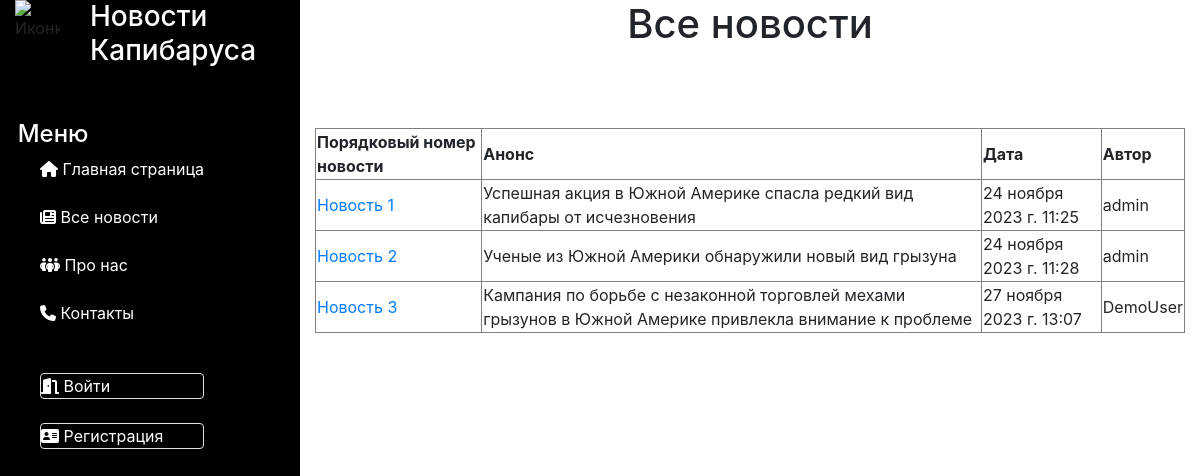
Before: /news/ with the older database file.
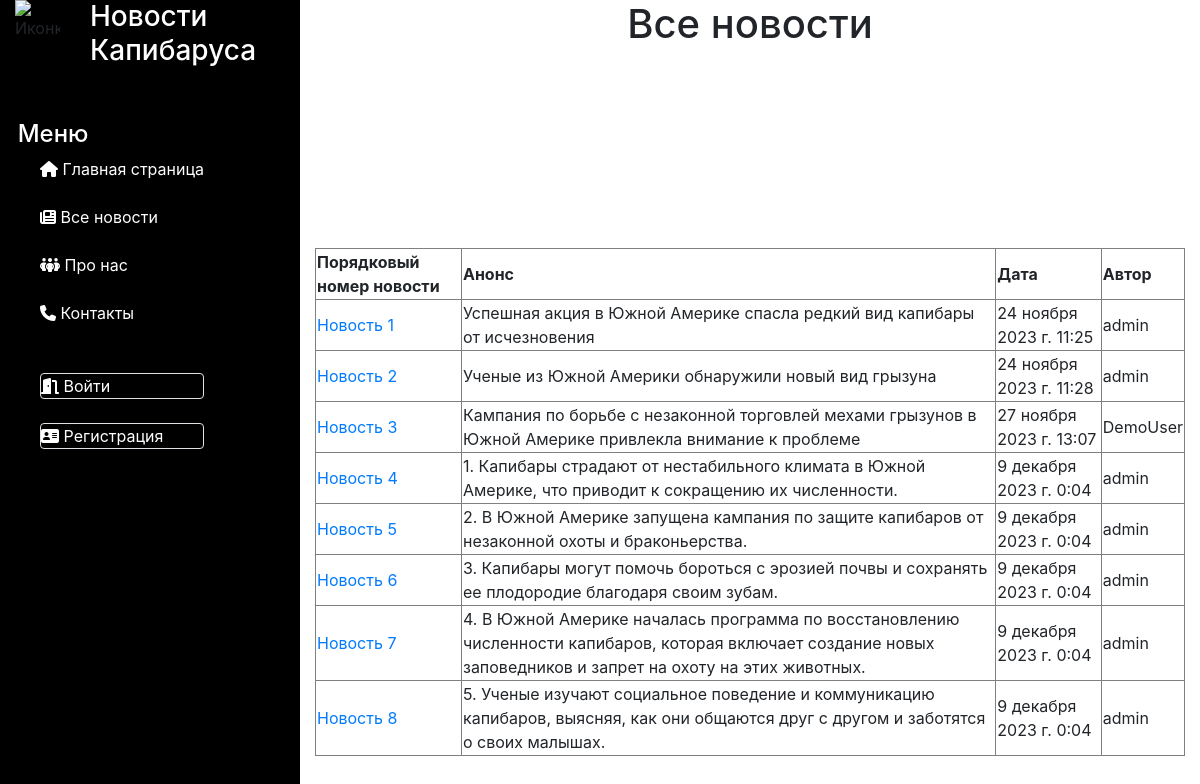
After: the same page with the newer database file.
### news/models.py (models this page shows)
class Article(models.Model):
    categories = (('E', 'Economics'),
                  ('S', 'Science'),
                  ('IT', 'IT'))
    author = models.ForeignKey(User, on_delete=models.SET_NULL, null=True)
    title = models.CharField('Название', max_length=50, default='')
    anouncement = models.TextField('Аннотация', max_length=250)
    text = models.TextField('Текст новости')
    date = models.DateTimeField('Дата публикации', auto_created=True,default=datetime.datetime.now())
    category = models.CharField(choices=categories, max_length=20, verbose_name='Категории')
    tags=models.ManyToManyField(to=Tag, blank=True)
    def __str__(self):
        return f'Новость: {self.title} от {self.date}'
    def get_absolute_url(self):
        return f'/news/{self.id}'
    class Meta:
        ordering=['title','date']
        verbose_name = 'Новость'
        verbose_name_plural = 'Новости'

### news/views.py (the view)
# urls.py: path('', views.news_list, name='news_list'),
def news_list(request):
    news = Article.objects.all()
    tag=Tag.objects.filter(title='Crypto')[0]
    tagged_news=Article.objects.filter(tags=tag)
    print(tagged_news)
    context = {'news': news}
    return render(request, 'news/news_list.html', context)

### news/templates/news/news_list.html
{% extends 'main/SideBar.html' %}
{% load static %}
{% block content %}
<div class="content-center">
    <h1 class="text-center">Все новости</h1>
    <table border="1px;">
        <tr>
            <th> Порядковый номер новости</th>
            <th> Анонс</th>
            <th> Дата</th>
            <th> Автор</th>
        </tr>
        {% for n in news %}
        <tr>
            <td> <a href="{{n.get_absolute_url}}"> {{ n.title }} </a></td>
            <td> {{ n.anouncement }}</td>
            <td> {{ n.date }}</td>
            <td> {{ n.author.username }}</td>
        </tr>
        <br>
        {% endfor %}
    </table>
</div>
{% endblock content %}

### main/templates/main/SideBar.html (shortened to what this page needs)
<!DOCTYPE html>
{% load static %}
<html lang="ru">
<head>
    <link rel="stylesheet" href="https://cdn.jsdelivr.net/npm/bootstrap@4.4.1/dist/css/bootstrap.min.css"
>
    <link rel="stylesheet" href="{% static 'main/css/style.css' %}">
</head>
<body>
<div class="container-fluid">
    <div class="row">
        <div class="col-lg-3 col-md-4 col-sm-4" id="SideBar">
            <div class="row">
                <div class="col-lg-3 col-md-4 col-sm-4">
                    <img class="img-fluid"
                         src="https://www.pinkbus.ru/im/600x600/1868649/0/6808517/Kapibara_v_bandane.jpg" alt="Иконка"
                         style="width:100px;height:auto">
                </div>
                <div class="col-lg-9 col-md-8 col-sm-8">
                    <h3 style="color:white">Новости Капибаруса</h3>
                </div>
                <br>
                <br>
                <br>
                <br>
                <br>
                <div>
                    <h4 class="main_list" style="color:#FFFFFF">Меню</h4>
                </div>
                <br>
            </div>
            <div class="row">
                <ul class="main_list">
                    <li style="color:#FFFFFF"><i class="fa-solid fa-house"></i><a
                            href="{% url 'home' %}"
                            style="color:#FFFFFF">
                        Главная страница </a></li>
                    <br>
                    <li style="color:#FFFFFF"><i class="fa-solid fa-newspaper"></i><a
                            href="{% url 'news_list' %}"
                            style="color:#FFFFFF">
                        Все новости </a></li>
                    <br>
                    <li style="color:#FFFFFF"><i class="fa-solid fa-people-group"></i><a
                            href="{% url 'about' %}"
                            style="color:#FFFFFF">
                        Про нас </a></li>
                    <br>
                    <li style="color:#FFFFFF"><i class="fa-solid fa-phone"></i><a
                            href="{% url 'contacts' %}"
                            style="color:#FFFFFF">
                        Контакты </a></li>
                    <br>
                    <br>
                    <li style="color:#FFFFFF" class="rounded border"><i class="fa-solid fa-door-open"></i><a
                            href="{% url 'account' %}"
                            style="color:#FFFFFF"
                    >
                        Войти </a></li>
                    <br>
                    <li style="color:#FFFFFF" class="rounded border"><i class="fa-solid fa-address-card"></i><a
                            href="{% url 'registration' %}"
                            style="color:#FFFFFF"
                    >
                        Регистрация </a></li>
                </ul>
            </div>
            <br>
            <br>
            <br>
            <br>
            <br>
        </div>
        <div class="col-lg-9 col-md-8 col-sm-8" id="Content">
            {% block content %}
            {% endblock content %}
        </div>
    </div>
</div>
</body>
</html>

### main/static/main/css/style.css (style rules this page uses)
ul.main_list { list-style-type:none; }
h4.main_list { margin-left: 25%; }
body { height: 100vh; }
#SideBar { height:100vh; background-color: black; display: block; }

Changed rows visible on the page:
added Article: title "Новость 4", anouncement "1. Капибары страдают от нестабильного климата в Южной Америке, что приводит к сокращению их численности.", date "9 декабря 2023 г. 0:04", author.username "admin"
added Article: title "Новость 5", anouncement "2. В Южной Америке запущена кампания по защите капибаров от незаконной охоты и браконьерства.", date "9 декабря 2023 г. 0:04", author.username "admin"
added Article: title "Новость 6", anouncement "3. Капибары могут помочь бороться с эрозией почвы и сохранять ее плодородие благодаря своим зубам.", date "9 декабря 2023 г. 0:04", author.username "admin"
added Article: title "Новость 7", anouncement "4. В Южной Америке началась программа по восстановлению численности капибаров, которая включает создание новых заповедников и запрет на охоту на этих животных.", date "9 декабря 2023 г. 0:04", author.username "admin"
added Article: title "Новость 8", anouncement "5. Ученые изучают социальное поведение и коммуникацию капибаров, выясняя, как они общаются друг с другом и заботятся о своих малышах.", date "9 декабря 2023 г. 0:04", author.username "admin"
